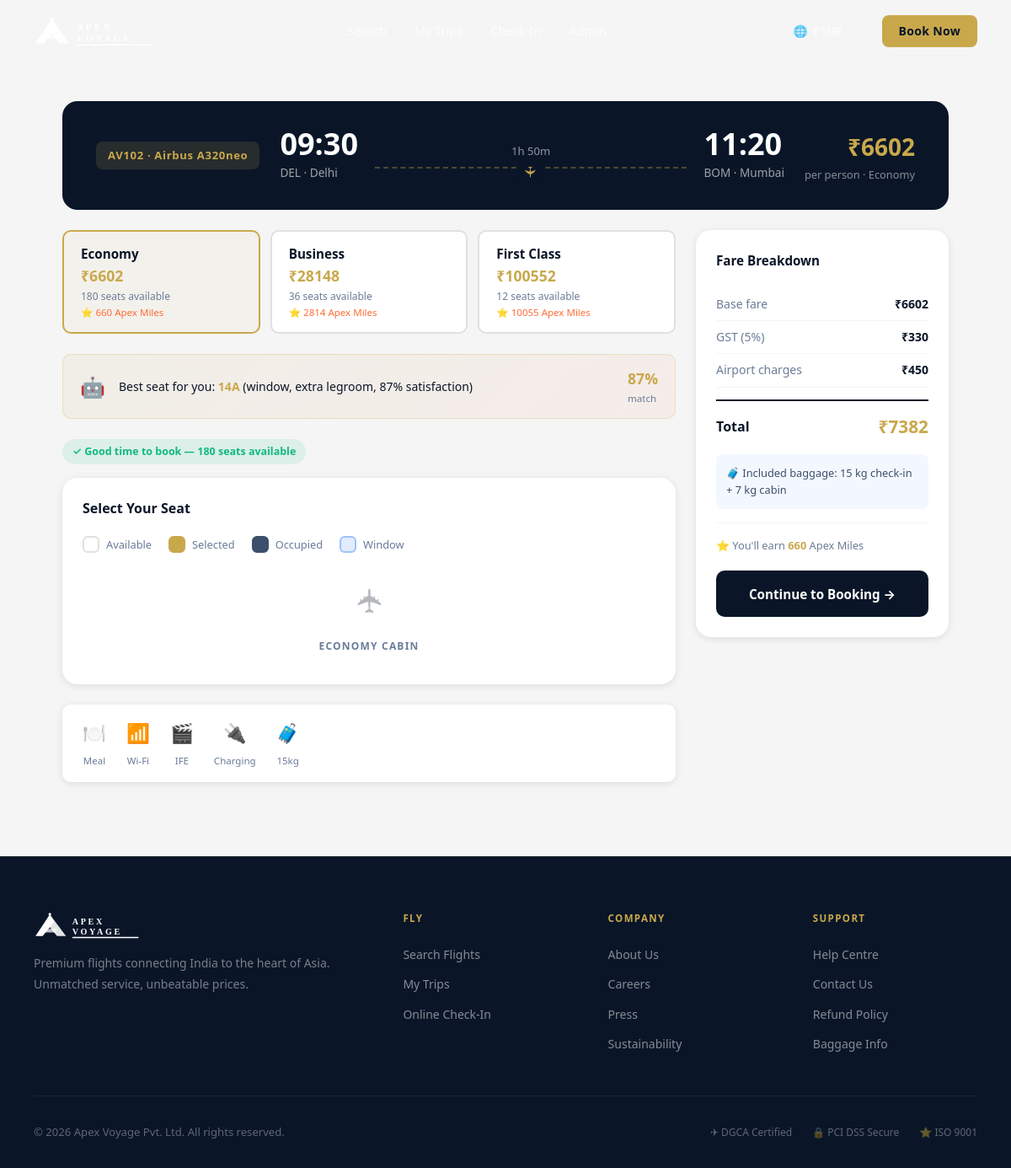
Page /flight/2 on the committed database.
### models.py (models this page shows, shortened)
class Flight(db.Model):
    __tablename__ = 'flights'
    id               = db.Column(db.Integer, primary_key=True)
    flight_number    = db.Column(db.String(10), nullable=False)
    origin_code      = db.Column(db.String(5), nullable=False)
    origin_city      = db.Column(db.String(100), nullable=False)
    destination_code = db.Column(db.String(5), nullable=False)
    destination_city = db.Column(db.String(100), nullable=False)
    departure_time   = db.Column(db.String(10), nullable=False)
    arrival_time     = db.Column(db.String(10), nullable=False)
    date             = db.Column(db.Date, nullable=False)
    aircraft_type    = db.Column(db.String(50), nullable=False)
    economy_price    = db.Column(db.Float, nullable=False)
    business_price   = db.Column(db.Float, nullable=False)
    first_price      = db.Column(db.Float, nullable=False)
    economy_seats    = db.Column(db.Integer, default=180)
    business_seats   = db.Column(db.Integer, default=36)
    first_seats      = db.Column(db.Integer, default=12)
    status           = db.Column(db.String(20), default='Scheduled')
    bookings         = db.relationship('Booking', backref='flight', lazy=True,
                                       cascade='all, delete-orphan')
    def duration(self):
        dep = datetime.strptime(self.departure_time, '%H:%M')
        arr = datetime.strptime(self.arrival_time, '%H:%M')
        diff = arr - dep
        if diff.days < 0:
            diff += timedelta(days=1)
        h = diff.seconds // 3600
        m = (diff.seconds % 3600) // 60
        return f"{h}h {m:02d}m"
    def seats_for_class(self, cls):
        return {'Economy': self.economy_seats, 'Business': self.business_seats, 'First': self.first_seats}.get(cls, 0)
    def price_for_class(self, cls):
        return {'Economy': self.economy_price, 'Business': self.business_price, 'First': self.first_price}.get(cls, 0)
    def apex_miles(self, cls):
        return int(self.price_for_class(cls) / 10)

### app.py (the view)
@app.route('/flight/<int:flight_id>')
def flight_detail(flight_id):
    flight     = Flight.query.get_or_404(flight_id)
    seat_class = request.args.get('class', 'Economy')
    passengers = int(request.args.get('passengers', 1))
    booked_seats = [b.seat_number for b in
                    Booking.query.filter(Booking.flight_id == flight_id,
                                         Booking.check_in_status != 'cancelled',
                                         Booking.seat_number.isnot(None)).all()]
    def recommend_seat(cls):
        if cls == 'First':
            return '2A', 94
        elif cls == 'Business':
            return '4A', 89
        else:
            return '14A', 87
    rec_seat, rec_score = recommend_seat(seat_class)
    return render_template('flight.html', flight=flight, seat_class=seat_class,
                           passengers=passengers, booked_seats=booked_seats,
                           airports=AIRPORTS, rec_seat=rec_seat, rec_score=rec_score)

### templates/flight.html (shortened to what this page needs)
{% extends 'base.html' %}
{% block extra_css %}
<link rel="stylesheet" href="{{ url_for('static', filename='css/booking.css') }}">
{% endblock %}
{% block content %}
<div class="page-wrap">
  <div class="page-container">
    <div class="flight-header">
      <div class="flight-header__row">
        <span class="fh-badge">{{ flight.flight_number }} · {{ flight.aircraft_type }}</span>
        <div class="fh-route">
          <div>
            <div class="fh-time">{{ flight.departure_time }}</div>
            <div class="fh-city">{{ flight.origin_code }} · {{ flight.origin_city }}</div>
          </div>
          <div class="fh-mid">
            <div class="fh-dur">{{ flight.duration() }}</div>
            <div class="fh-line"><span class="fh-plane" aria-hidden="true">✈</span></div>
          </div>
          <div>
            <div class="fh-time">{{ flight.arrival_time }}</div>
            <div class="fh-city">{{ flight.destination_code }} · {{ flight.destination_city }}</div>
          </div>
        </div>
        <div class="fh-price">
          <div class="fh-price-amt" id="fare-total">₹{{ flight.price_for_class(seat_class)|int }}</div>
          <div class="fh-price-cls">per person · <span id="fare-class">{{ seat_class }}</span></div>
        </div>
      </div>
    </div>
    <div style="display:grid;grid-template-columns:1fr 300px;gap:1.5rem;align-items:start">
      <div>
        <div class="class-tabs" role="tablist" aria-label="Seat class selection">
          {% for cls, label in [('Economy','Economy'), ('Business','Business'), ('First','First Class')] %}
          <button class="class-tab {% if seat_class == cls %}active{% endif %}"
                  data-class="{{ cls }}" role="tab"
                  aria-selected="{{ 'true' if seat_class == cls else 'false' }}"
                  aria-label="{{ label }} class">
            <div class="ct-name">{{ label }}</div>
            <div class="ct-price" data-price-inr="{{ flight.price_for_class(cls) }}">₹{{ flight.price_for_class(cls)|int }}</div>
            <div class="ct-seats">{{ flight.seats_for_class(cls) }} seats available</div>
            <div class="ct-miles">⭐ {{ flight.apex_miles(cls) }} Apex Miles</div>
          </button>
          {% endfor %}
        </div>
        <div class="ai-banner" role="note" aria-label="AI seat recommendation">
          <span class="ai-icon" aria-hidden="true">🤖</span>
          <div class="ai-text">
            Best seat for you: <strong id="ai-seat-val">{{ rec_seat }}</strong>
            (window, {% if seat_class == 'First' %}premium suite{% elif seat_class == 'Business' %}lie-flat bed{% else %}extra legroom{% endif %},
            <span id="ai-score-val">{{ rec_score }}%</span> satisfaction)
          </div>
          <div class="ai-score">
            <div class="ai-score-num">{{ rec_score }}%</div>
            <div class="ai-score-lbl">match</div>
          </div>
        </div>
        {% set seats_left = flight.seats_for_class(seat_class) %}
        {% if seats_left < 10 %}
        <div style="margin-bottom:1rem">
          <span class="dynamic-badge db-rising" role="alert">🔥 Price rising — only {{ seats_left }} seats left</span>
        </div>
        {% else %}
        <div style="margin-bottom:1rem">
          <span class="dynamic-badge db-good" role="status">✓ Good time to book — {{ seats_left }} seats available</span>
        </div>
        {% endif %}
        <div class="seat-map-card" role="region" aria-label="Seat map">
          <div class="seat-map-title">Select Your Seat</div>
          <div class="seat-legend" role="legend">
            <div class="legend-item"><div class="legend-dot ld-available"></div> Available</div>
            <div class="legend-item"><div class="legend-dot ld-selected"></div> Selected</div>
            <div class="legend-item"><div class="legend-dot ld-occupied"></div> Occupied</div>
            <div class="legend-item"><div class="legend-dot ld-window"></div> Window</div>
          </div>
          <span class="plane-nose" aria-hidden="true">✈</span>
          <div class="seat-cabin-label">{{ seat_class }} Cabin</div>
        </div>
        <div class="amenities" role="list" aria-label="Flight amenities">
          <div class="amenity" role="listitem">
            <span class="amenity-icon" aria-label="Meal service">🍽️</span>
            <span class="amenity-name">Meal</span>
          </div>
          <div class="amenity" role="listitem">
            <span class="amenity-icon" aria-label="WiFi available">📶</span>
            <span class="amenity-name">Wi-Fi</span>
          </div>
          <div class="amenity" role="listitem">
            <span class="amenity-icon" aria-label="Entertainment system">🎬</span>
            <span class="amenity-name">IFE</span>
          </div>
          <div class="amenity" role="listitem">
            <span class="amenity-icon" aria-label="USB charging port">🔌</span>
            <span class="amenity-name">Charging</span>
          </div>
          <div class="amenity" role="listitem">
            <span class="amenity-icon" aria-label="Baggage allowance">🧳</span>
            <span class="amenity-name">
              {% if seat_class == 'Economy' %}15kg{% elif seat_class == 'Business' %}35kg{% else %}50kg{% endif %}
            </span>
          </div>
        </div>
      </div>
      <div class="fare-card" role="complementary" aria-label="Fare breakdown">
        <div class="fare-title">Fare Breakdown</div>
        <div class="fare-row">
          <span class="fare-row__label">Base fare</span>
          <span class="fare-row__val" id="fare-base">₹{{ flight.price_for_class(seat_class)|int }}</span>
        </div>
        <div class="fare-row">
          <span class="fare-row__label">GST (5%)</span>
          <span class="fare-row__val" id="fare-gst">₹{{ (flight.price_for_class(seat_class) * 0.05)|int }}</span>
        </div>
        <div class="fare-row">
          <span class="fare-row__label">Airport charges</span>
          <span class="fare-row__val" id="fare-fees">₹450</span>
        </div>
        <div class="fare-total">
          <span class="fare-total__label">Total</span>
          <span class="fare-total__val" id="fare-total-val">₹{{ (flight.price_for_class(seat_class) * 1.05 + 450)|int }}</span>
        </div>
        <div class="baggage-note">
          🧳 Included baggage:
          {% if seat_class == 'Economy' %}15 kg check-in + 7 kg cabin
          {% elif seat_class == 'Business' %}35 kg check-in + 10 kg cabin
          {% else %}50 kg check-in + 15 kg cabin{% endif %}
        </div>
        <div style="margin-top:1rem;padding-top:1rem;border-top:1px solid var(--grey-light);font-size:0.8rem;color:var(--text-muted)">
          ⭐ You'll earn <strong style="color:var(--gold)" id="fare-miles">{{ flight.apex_miles(seat_class) }}</strong> Apex Miles
        </div>
        <a id="continue-link"
           href="{{ url_for('booking', flight_id=flight.id, **{'class': seat_class, 'passengers': passengers}) }}"
           class="continue-btn" aria-label="Continue to passenger details">
          Continue to Booking →
        </a>
      </div>
    </div>
  </div>
</div>
{% endblock %}

### static/css/main.css (style rules this page uses)
:root { --navy: #0A1628; --navy-mid: #112040; --navy-light: #1a2f4e; --gold: #C9A84C; --gold-light: #E8C97A; --gold-dim: rgba(201,168,76,0.15); --saffron: #FF6B35; --white: #FFFFFF; --off-white: #FAF9F7; --grey-light: #F5F5F5; --grey-mid: #E0E0E0; --text-dark: #0A1628; --text-mid: #3D4F6B; --text-muted: #6B7C99; --shadow-sm: 0 2px 8px rgba(10,22,40,0.10); --shadow-md: 0 4px 24px rgba(10,22,40,0.14); --shadow-lg: 0 12px 48px rgba(10,22,40,0.20); --radius: 10px; --radius-lg: 18px; --radius-xl: 28px; --ease: cubic-bezier(0.4,0,0.2,1); --dur: 0.25s; }
*,*::before,*::after { box-sizing: border-box; margin: 0; padding: 0; }
html { scroll-behavior: smooth; font-size: 16px; }
body { font-family: 'Segoe UI', system-ui, -apple-system, BlinkMacSystemFont, sans-serif; color: var(--text-dark); background: var(--white); overflow-x: hidden; line-height: 1.6; }
a { text-decoration: none; color: inherit; }
button, input, select, textarea { font-family: inherit; outline: none; }
button { cursor: pointer; border: none; background: none; }

### rows in the picture
Flight: flight_number "AV102", aircraft_type "Airbus A320neo", departure_time "09:30", origin_code "DEL", origin_city "Delhi", duration "1h 50m", arrival_time "11:20", destination_code "BOM", destination_city "Mumbai", price_for_class "6602", price_for_class "6602" "28148" "100552", seats_for_class "180" "36" "12", apex_miles "660" "2814" "10055", (flight.price_for_class(seat_class)*0.05)|int "330", (flight.price_for_class(seat_class)*1.05+450)|int "7382", apex_miles "660"

### other values in the picture
{{ seat_class }} "Economy"
{{ label }} "Economy" "Business" "First Class"
{{ rec_seat }} "14A"
{{ rec_score }} "87"
{{ seats_left }} "180"
{{ seat_class }} "ECONOMY"
